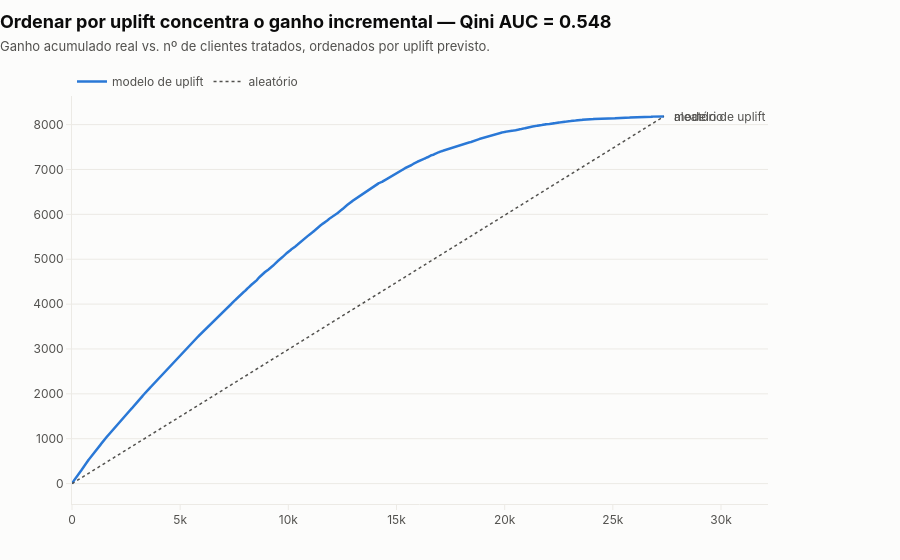

The notebook cell this image was saved under:
### Code cell
uplift_eval.fig_qini_curve(curva, qini_score, cfg, theme="light")

### Figure 1 — Plotly figure (JSON) as saved in the notebook; plotly's stock layout.template omitted (floating-point values rounded to 4 significant figures; data arrays with more than 128 entries replaced by an {"elided": "..."} marker saying what was removed)
{"data": [{"line": {"color": "#2a78d6", "width": 2.5}, "mode": "lines", "name": "modelo de uplift", "type": "scatter", "x": {"elided": "25465 int values"}, "y": {"elided": "25465 float values"}}, {"line": {"color": "#52514e", "dash": "dot", "width": 1.5}, "mode": "lines", "name": "aleatório", "type": "scatter", "x": [0, 27365], "y": [0.0, 8183.0]}], "layout": {"annotations": [{"font": {"color": "#52514e", "size": 12}, "showarrow": false, "text": "modelo de uplift", "x": 27365, "xanchor": "left", "xshift": 8, "y": 8183.0}, {"font": {"color": "#52514e", "size": 12}, "showarrow": false, "text": "aleatório", "x": 27365, "xanchor": "left", "xshift": 8, "y": 8183.0}], "title": {"text": "<b>Ordenar por uplift concentra o ganho incremental — Qini AUC = 0.548</b><br><span style='font-size:13px;color:#52514e'>Ganho acumulado real vs. nº de clientes tratados, ordenados por uplift previsto.</span>"}}}
